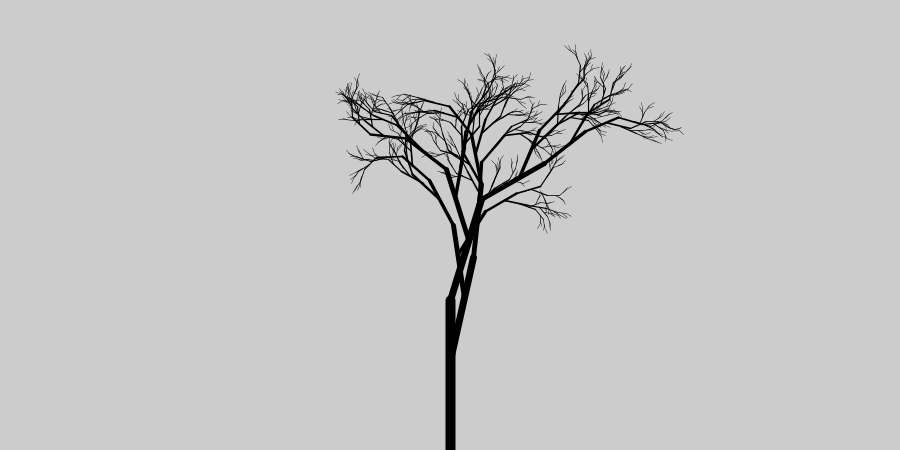
Frame 1 (no input)
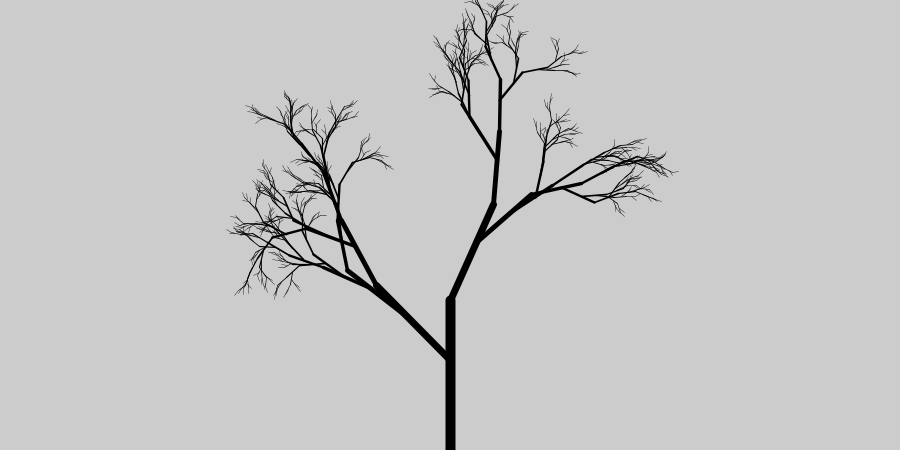
Frame 2 (the mouse pressed at the canvas centre, redrawn once)

The Processing sketch that drew these frames (run headless with seeded random() and noise(); the mouse was pressed at the canvas centre and the sketch redrawn once):

// Processing sketch: processing_57641
// ── processing_57641.pde

// A simple recursive tree
// (c) Alasdair Turner 2007

void setup()
{
  size(900,450);
  smooth();
  noLoop();
}

void draw()
{
  background(204);   
  strokeWeight(10);
  translate(width/2,height);
  branch(0);
}

void branch(int depth)
{
    if (depth < 10) {
      line(0,0,0,-height/3);
      pushMatrix();
      {
        translate(0,-height/5);
        rotate(random(-PI/4,PI/4));
        scale(0.7);
        branch(depth + 1);
      }
      popMatrix();
      pushMatrix();
      {
        translate(0,-height/3);
        rotate(random(-PI/4,PI/4));
        scale(0.7);
        branch(depth + 1);
      }
      popMatrix();
    }
}

void mouseClicked()
{
  redraw(); 
}
